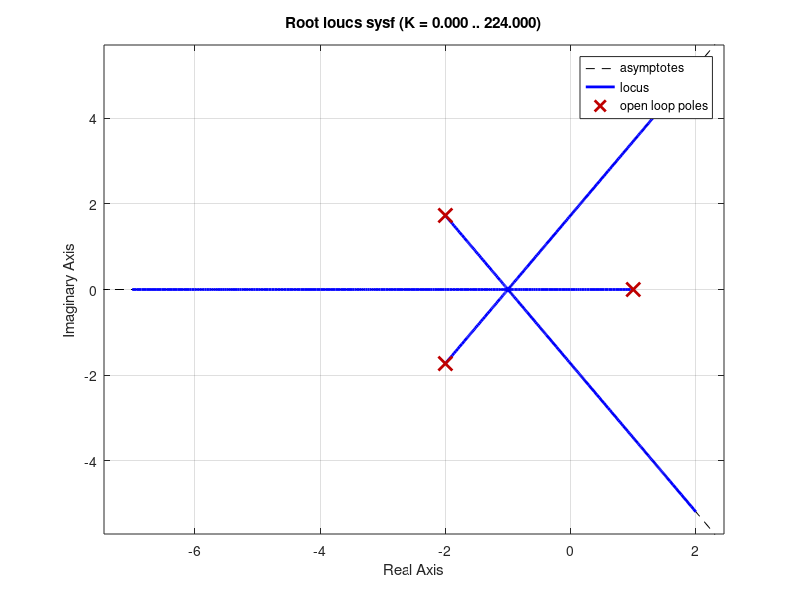

Reproduce this figure in MATLAB.
%% MCE 431 HW 5 %%
% Elias Newall-Vuillemot | 11/1/2025
clc; close all; clear all;
%% Question 5.7 (a)
sysa = tf([1, 3], [1, 12, 22, 20, 0]);
rlocus(sysa)
%% Question 5.7 (d)
sysD = tf([1, 7, 70, 204], [1, 14, 125, 850, 0, 0]);
rlocus(sysD);
%% Question 5.8 (b)
sysB = tf([1, 2], [1, 10, -1, -10, 0]);
rlocus(sysB);
%% Question 5.8 (f)
sysf = tf([1],[1, 3, 3, -7]);
rlocus(sysf);

